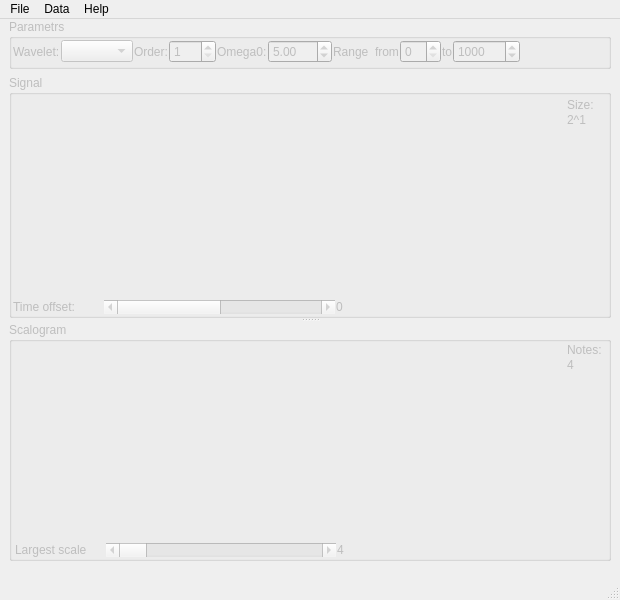
<?xml version="1.0" encoding="UTF-8"?>
<ui version="4.0">
 <class>MainWindow</class>
 <widget class="QMainWindow" name="MainWindow">
  <property name="geometry">
   <rect>
    <x>0</x>
    <y>0</y>
    <width>620</width>
    <height>600</height>
   </rect>
  </property>
  <property name="sizePolicy">
   <sizepolicy hsizetype="Preferred" vsizetype="Fixed">
    <horstretch>0</horstretch>
    <verstretch>0</verstretch>
   </sizepolicy>
  </property>
  <property name="minimumSize">
   <size>
    <width>0</width>
    <height>32</height>
   </size>
  </property>
  <property name="windowTitle">
   <string>Analysis of magnetic variations</string>
  </property>
  <widget class="QWidget" name="centralwidget">
   <layout class="QGridLayout" name="gridLayout">
    <property name="topMargin">
     <number>0</number>
    </property>
    <item row="1" column="0">
     <widget class="QSplitter" name="splitter">
      <property name="orientation">
       <enum>Qt::Vertical</enum>
      </property>
      <widget class="QGroupBox" name="signalGroupBox">
       <property name="enabled">
        <bool>false</bool>
       </property>
       <property name="title">
        <string>Signal</string>
       </property>
       <layout class="QGridLayout" name="gridLayout_2">
        <property name="leftMargin">
         <number>1</number>
        </property>
        <property name="topMargin">
         <number>3</number>
        </property>
        <property name="rightMargin">
         <number>1</number>
        </property>
        <property name="bottomMargin">
         <number>1</number>
        </property>
        <property name="spacing">
         <number>0</number>
        </property>
        <item row="0" column="0">
         <layout class="QGridLayout" name="signalGridLayout" rowstretch="0,0,0,0">
          <property name="spacing">
           <number>1</number>
          </property>
          <item row="1" column="3">
           <widget class="QLabel" name="sizeLabel">
            <property name="minimumSize">
             <size>
              <width>0</width>
              <height>0</height>
             </size>
            </property>
            <property name="maximumSize">
             <size>
              <width>40</width>
              <height>15</height>
             </size>
            </property>
            <property name="text">
             <string>2^1</string>
            </property>
           </widget>
          </item>
          <item row="3" column="2" colspan="2">
           <widget class="QLabel" name="offsetLabel">
            <property name="sizePolicy">
             <sizepolicy hsizetype="Preferred" vsizetype="Minimum">
              <horstretch>0</horstretch>
              <verstretch>0</verstretch>
             </sizepolicy>
            </property>
            <property name="minimumSize">
             <size>
              <width>60</width>
              <height>0</height>
             </size>
            </property>
            <property name="maximumSize">
             <size>
              <width>65</width>
              <height>16777215</height>
             </size>
            </property>
            <property name="text">
             <string>0</string>
            </property>
           </widget>
          </item>
          <item row="3" column="0">
           <widget class="QLabel" name="label_2">
            <property name="sizePolicy">
             <sizepolicy hsizetype="Minimum" vsizetype="Preferred">
              <horstretch>0</horstretch>
              <verstretch>0</verstretch>
             </sizepolicy>
            </property>
            <property name="maximumSize">
             <size>
              <width>90</width>
              <height>16777215</height>
             </size>
            </property>
            <property name="text">
             <string>Time offset:</string>
            </property>
           </widget>
          </item>
          <item row="0" column="3">
           <widget class="QLabel" name="label_5">
            <property name="sizePolicy">
             <sizepolicy hsizetype="Preferred" vsizetype="Maximum">
              <horstretch>0</horstretch>
              <verstretch>0</verstretch>
             </sizepolicy>
            </property>
            <property name="minimumSize">
             <size>
              <width>0</width>
              <height>0</height>
             </size>
            </property>
            <property name="maximumSize">
             <size>
              <width>45</width>
              <height>16777215</height>
             </size>
            </property>
            <property name="text">
             <string>Size:</string>
            </property>
           </widget>
          </item>
          <item row="3" column="1">
           <widget class="QScrollBar" name="offsetHorizontalScrollBar">
            <property name="sizePolicy">
             <sizepolicy hsizetype="Minimum" vsizetype="Fixed">
              <horstretch>0</horstretch>
              <verstretch>0</verstretch>
             </sizepolicy>
            </property>
            <property name="singleStep">
             <number>10</number>
            </property>
            <property name="pageStep">
             <number>100</number>
            </property>
            <property name="tracking">
             <bool>false</bool>
            </property>
            <property name="orientation">
             <enum>Qt::Horizontal</enum>
            </property>
           </widget>
          </item>
          <item row="2" column="3">
           <spacer name="verticalSpacer">
            <property name="orientation">
             <enum>Qt::Vertical</enum>
            </property>
            <property name="sizeHint" stdset="0">
             <size>
              <width>20</width>
              <height>40</height>
             </size>
            </property>
           </spacer>
          </item>
         </layout>
        </item>
       </layout>
      </widget>
      <widget class="QGroupBox" name="scalogramGroupBox">
       <property name="enabled">
        <bool>false</bool>
       </property>
       <property name="title">
        <string>Scalogram</string>
       </property>
       <layout class="QGridLayout" name="gridLayout_3">
        <property name="leftMargin">
         <number>3</number>
        </property>
        <property name="topMargin">
         <number>1</number>
        </property>
        <property name="rightMargin">
         <number>1</number>
        </property>
        <property name="bottomMargin">
         <number>1</number>
        </property>
        <property name="spacing">
         <number>0</number>
        </property>
        <item row="0" column="0">
         <layout class="QGridLayout" name="scalogramGridLayout" rowstretch="0,0,0,0">
          <property name="spacing">
           <number>1</number>
          </property>
          <item row="1" column="3">
           <widget class="QLabel" name="notesLabel">
            <property name="minimumSize">
             <size>
              <width>0</width>
              <height>0</height>
             </size>
            </property>
            <property name="maximumSize">
             <size>
              <width>40</width>
              <height>15</height>
             </size>
            </property>
            <property name="text">
             <string>4</string>
            </property>
           </widget>
          </item>
          <item row="3" column="2" colspan="2">
           <widget class="QLabel" name="scaleLabel">
            <property name="sizePolicy">
             <sizepolicy hsizetype="Preferred" vsizetype="Preferred">
              <horstretch>0</horstretch>
              <verstretch>0</verstretch>
             </sizepolicy>
            </property>
            <property name="minimumSize">
             <size>
              <width>60</width>
              <height>0</height>
             </size>
            </property>
            <property name="maximumSize">
             <size>
              <width>65</width>
              <height>16777215</height>
             </size>
            </property>
            <property name="text">
             <string>4</string>
            </property>
           </widget>
          </item>
          <item row="3" column="0">
           <widget class="QLabel" name="label_3">
            <property name="sizePolicy">
             <sizepolicy hsizetype="Preferred" vsizetype="Preferred">
              <horstretch>0</horstretch>
              <verstretch>0</verstretch>
             </sizepolicy>
            </property>
            <property name="maximumSize">
             <size>
              <width>90</width>
              <height>16777215</height>
             </size>
            </property>
            <property name="text">
             <string>Largest scale</string>
            </property>
           </widget>
          </item>
          <item row="0" column="3">
           <widget class="QLabel" name="label_6">
            <property name="minimumSize">
             <size>
              <width>0</width>
              <height>0</height>
             </size>
            </property>
            <property name="maximumSize">
             <size>
              <width>45</width>
              <height>15</height>
             </size>
            </property>
            <property name="text">
             <string>Notes:</string>
            </property>
           </widget>
          </item>
          <item row="3" column="1">
           <widget class="QScrollBar" name="scaleHorizontalScrollBar">
            <property name="minimum">
             <number>4</number>
            </property>
            <property name="tracking">
             <bool>false</bool>
            </property>
            <property name="orientation">
             <enum>Qt::Horizontal</enum>
            </property>
           </widget>
          </item>
          <item row="2" column="3">
           <spacer name="verticalSpacer_2">
            <property name="orientation">
             <enum>Qt::Vertical</enum>
            </property>
            <property name="sizeHint" stdset="0">
             <size>
              <width>20</width>
              <height>40</height>
             </size>
            </property>
           </spacer>
          </item>
         </layout>
        </item>
       </layout>
      </widget>
     </widget>
    </item>
    <item row="0" column="0">
     <widget class="QGroupBox" name="toolGroupBox">
      <property name="enabled">
       <bool>false</bool>
      </property>
      <property name="sizePolicy">
       <sizepolicy hsizetype="Preferred" vsizetype="Preferred">
        <horstretch>0</horstretch>
        <verstretch>0</verstretch>
       </sizepolicy>
      </property>
      <property name="minimumSize">
       <size>
        <width>0</width>
        <height>50</height>
       </size>
      </property>
      <property name="title">
       <string>Parametrs</string>
      </property>
      <layout class="QGridLayout" name="gridLayout_4">
       <property name="leftMargin">
        <number>1</number>
       </property>
       <property name="topMargin">
        <number>0</number>
       </property>
       <property name="rightMargin">
        <number>1</number>
       </property>
       <property name="bottomMargin">
        <number>1</number>
       </property>
       <property name="spacing">
        <number>0</number>
       </property>
       <item row="0" column="0">
        <layout class="QHBoxLayout" name="horizontalLayout">
         <property name="spacing">
          <number>1</number>
         </property>
         <item>
          <widget class="QLabel" name="label">
           <property name="text">
            <string>Wavelet:</string>
           </property>
          </widget>
         </item>
         <item>
          <widget class="QComboBox" name="waveletComboBox"/>
         </item>
         <item>
          <widget class="QLabel" name="label_4">
           <property name="text">
            <string>Order:</string>
           </property>
          </widget>
         </item>
         <item>
          <widget class="QSpinBox" name="orderSpinBox">
           <property name="keyboardTracking">
            <bool>false</bool>
           </property>
           <property name="minimum">
            <number>1</number>
           </property>
           <property name="maximum">
            <number>999</number>
           </property>
          </widget>
         </item>
         <item>
          <widget class="QLabel" name="label_7">
           <property name="text">
            <string>Omega0:</string>
           </property>
          </widget>
         </item>
         <item>
          <widget class="QDoubleSpinBox" name="omega0SpinBox">
           <property name="keyboardTracking">
            <bool>false</bool>
           </property>
           <property name="maximum">
            <double>999.990000000000009</double>
           </property>
           <property name="value">
            <double>5.000000000000000</double>
           </property>
          </widget>
         </item>
         <item>
          <widget class="QLabel" name="label_8">
           <property name="text">
            <string>Range  from</string>
           </property>
          </widget>
         </item>
         <item>
          <widget class="QSpinBox" name="minHspinBox">
           <property name="keyboardTracking">
            <bool>false</bool>
           </property>
          </widget>
         </item>
         <item>
          <widget class="QLabel" name="label_9">
           <property name="text">
            <string>to</string>
           </property>
          </widget>
         </item>
         <item>
          <widget class="QSpinBox" name="maxHspinBox">
           <property name="keyboardTracking">
            <bool>false</bool>
           </property>
           <property name="maximum">
            <number>100000</number>
           </property>
           <property name="value">
            <number>1000</number>
           </property>
          </widget>
         </item>
         <item>
          <spacer name="horizontalSpacer">
           <property name="orientation">
            <enum>Qt::Horizontal</enum>
           </property>
           <property name="sizeHint" stdset="0">
            <size>
             <width>40</width>
             <height>20</height>
            </size>
           </property>
          </spacer>
         </item>
        </layout>
       </item>
      </layout>
     </widget>
    </item>
   </layout>
  </widget>
  <widget class="QMenuBar" name="menubar">
   <property name="geometry">
    <rect>
     <x>0</x>
     <y>0</y>
     <width>620</width>
     <height>24</height>
    </rect>
   </property>
   <widget class="QMenu" name="menuFile">
    <property name="title">
     <string>File</string>
    </property>
    <addaction name="actionOpen"/>
    <addaction name="actionDownload"/>
    <addaction name="actionClose"/>
    <addaction name="separator"/>
    <addaction name="actionSave_image_signal_as"/>
    <addaction name="actionSave_scalogram_as"/>
    <addaction name="separator"/>
    <addaction name="actionQuit"/>
   </widget>
   <widget class="QMenu" name="menuData">
    <property name="title">
     <string>Data</string>
    </property>
    <addaction name="actionDataHeader"/>
    <addaction name="separator"/>
    <addaction name="actionPlot_periodogram"/>
    <addaction name="actionPlot_scalegram"/>
    <addaction name="actionPlot_sceleton"/>
    <addaction name="separator"/>
    <addaction name="actionDetrend"/>
   </widget>
   <widget class="QMenu" name="menuHelp">
    <property name="title">
     <string>Help</string>
    </property>
    <addaction name="actionAbout"/>
   </widget>
   <addaction name="menuFile"/>
   <addaction name="menuData"/>
   <addaction name="menuHelp"/>
  </widget>
  <widget class="QStatusBar" name="statusbar">
   <property name="sizePolicy">
    <sizepolicy hsizetype="Preferred" vsizetype="Fixed">
     <horstretch>0</horstretch>
     <verstretch>0</verstretch>
    </sizepolicy>
   </property>
   <property name="minimumSize">
    <size>
     <width>0</width>
     <height>30</height>
    </size>
   </property>
  </widget>
  <action name="actionQuit">
   <property name="text">
    <string>Exit</string>
   </property>
  </action>
  <action name="actionOpen">
   <property name="text">
    <string>Open...</string>
   </property>
  </action>
  <action name="actionDataHeader">
   <property name="enabled">
    <bool>false</bool>
   </property>
   <property name="text">
    <string>Data header</string>
   </property>
   <property name="visible">
    <bool>true</bool>
   </property>
  </action>
  <action name="actionClose">
   <property name="enabled">
    <bool>false</bool>
   </property>
   <property name="text">
    <string>Close</string>
   </property>
  </action>
  <action name="actionPlot_signal">
   <property name="text">
    <string>Plot signal</string>
   </property>
  </action>
  <action name="actionSave_image_signal_as">
   <property name="enabled">
    <bool>false</bool>
   </property>
   <property name="text">
    <string>Save signal as...</string>
   </property>
  </action>
  <action name="actionSave_scalogram_as">
   <property name="enabled">
    <bool>false</bool>
   </property>
   <property name="text">
    <string>Save scalogram as...</string>
   </property>
  </action>
  <action name="actionPlot_periodogram">
   <property name="enabled">
    <bool>false</bool>
   </property>
   <property name="text">
    <string>Plot periodogram</string>
   </property>
  </action>
  <action name="actionPlot_scalegram">
   <property name="enabled">
    <bool>false</bool>
   </property>
   <property name="text">
    <string>Plot scalegram</string>
   </property>
  </action>
  <action name="actionAbout">
   <property name="text">
    <string>About...</string>
   </property>
  </action>
  <action name="actionDownload">
   <property name="text">
    <string>Download...</string>
   </property>
  </action>
  <action name="actionDetrend">
   <property name="text">
    <string>Detrend</string>
   </property>
  </action>
  <action name="actionPlot_phasegram">
   <property name="text">
    <string>Plot phasegram</string>
   </property>
  </action>
  <action name="actionPlot_sceleton">
   <property name="text">
    <string>Plot sceleton</string>
   </property>
  </action>
 </widget>
 <resources/>
 <connections/>
</ui>
